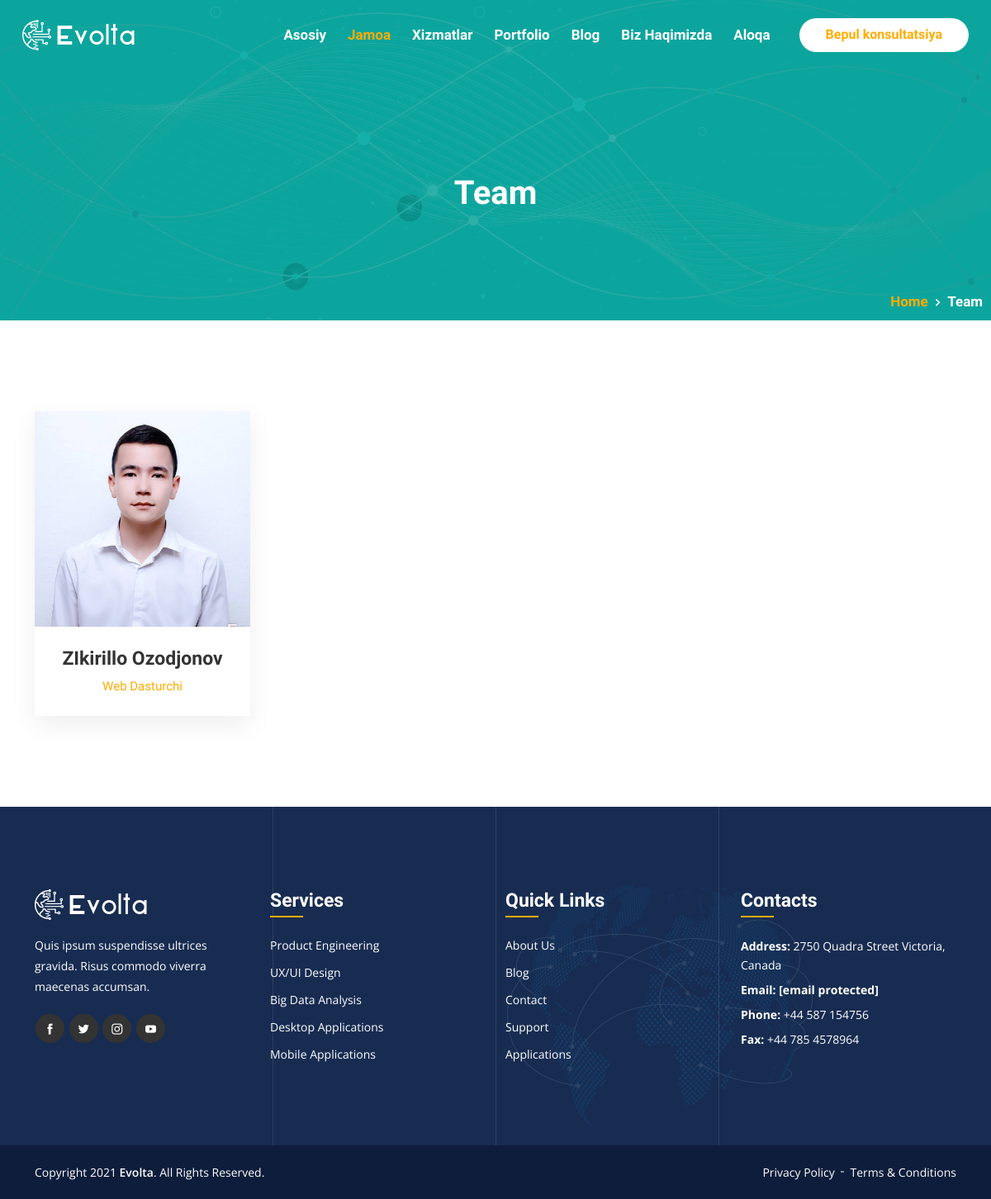
Page /team/ on the committed database.
### home/models.py (models this page shows, shortened)
class Team(models.Model):
    name = models.CharField('Ism Familya', max_length=200)
    category = models.CharField('Kasbi', max_length=300)
    image = models.ImageField('Rasmi', upload_to='images/')
    phone = models.CharField('Telefon raqami', max_length=100)
    instagram = models.CharField(blank=True, max_length=100)
    telegram = models.CharField(blank=True, max_length=100)
    class Meta:
        verbose_name = "Jamoa"
        verbose_name_plural = "Jamoa"
    def image_tag(self):
        return mark_safe('<img src="{}" height="50">'.format(self.image.url))
    image_tag.short_description = 'Image'

### home/views.py (the view)
# urls.py: path('team/', views.team, name='team'),
def team(request):
    return render(request, 'team/base.html')

### home/context.py (called while the page is built)
def total(request):
    total_latest = Total.objects.all().order_by('-id')[:1]
    context = {
        'total_latest': total_latest,
    }
    return context

def teamview(request):
    team_latest = Team.objects.all().order_by('-id')[:25]
    context = {
        'team_latest': team_latest,
    }
    return context

def portfolioview(request):
    portfolio_latest = Portfolio.objects.all().order_by('-id')[:25]
    context = {
        'portfolio_latest': portfolio_latest,
    }
    return context

### home/templates/team/base.html (shortened to what this page needs)
<!doctype html>
{% load static %}
<html lang="en">
<head>
    <link rel="stylesheet" href="{% static 'assets/css/bootstrap.min.css' %}">
    <link rel="stylesheet" href="{% static 'assets/css/animate.min.css' %}">
    <link rel="stylesheet" href="{% static 'assets/css/fontawesome.min.css' %}">
    <link rel="stylesheet" href="{% static 'assets/css/boxicons.min.css' %}">
    <link rel="stylesheet" href="{% static 'assets/css/flaticon.css' %}">
    <link rel="stylesheet" href="{% static 'assets/css/owl.carousel.min.css' %}">
    <link rel="stylesheet" href="{% static 'assets/css/owl.theme.default.min.css' %}">
    <link rel="stylesheet" href="{% static 'assets/css/magnific-popup.min.css' %}">
    <link rel="stylesheet" href="{% static 'assets/css/nice-select.css' %}">
    <link rel="stylesheet" href="{% static 'assets/css/meanmenu.css' %}">
    <link rel="stylesheet" href="{% static 'assets/css/progresscircle.min.css' %}">
    <link rel="stylesheet" href="{% static 'assets/css/style.css' %}">
    <link rel="stylesheet" href="{% static 'assets/css/responsive.css' %}">
</head>
<body>
{% block header %}{% include 'components/header/team/header.html' %}{% endblock %}
{% block index %}{% include 'team/team.html' %}{% endblock %}
{% block footer %}{% include 'components/footer.html' %}{% endblock %}
</body>
</html>

### home/templates/components/header/team/header.html (shortened to what this page needs)
{% load static %}
<div class="navbar-area">
    <div class="evolta-nav">
        <div class="container-fluid">
            <nav class="navbar navbar-expand-md navbar-light">
                <a class="navbar-brand" href="{% url 'index' %}">
                    <img src="{% static 'assets/img/white-logo.png' %}" alt="logo">
                </a>
                <div class="collapse navbar-collapse mean-menu" id="navbarSupportedContent">
                    <ul class="navbar-nav">
                        <li class="nav-item"><a href="{% url 'index' %}" class="nav-link">Asosiy </a>
                        </li>
                        <li class="nav-item"><a href="{% url 'team' %}" class="nav-link active">Jamoa</a></li>
                        <li class="nav-item"><a href="{% url 'services' %}" class="nav-link">Xizmatlar</a></li>
                        <li class="nav-item"><a href="{% url 'portfolio' %}" class="nav-link">Portfolio</a></li>
                        <li class="nav-item"><a href="{% url 'blog' %}" class="nav-link">Blog</a></li>
                        <li class="nav-item"><a href="{% url 'about' %}" class="nav-link">Biz haqimizda</a></li>
                        <li class="nav-item"><a href="{% url 'contact' %}" class="nav-link">Aloqa</a></li>
                    </ul>
                    <div class="others-options">
                        <a href="{% url 'contact' %}" class="btn btn-primary">Bepul konsultatsiya</a>
                    </div>
                </div>
            </nav>
        </div>
    </div>
</div>

### home/templates/team/team.html (shortened to what this page needs)
{% load static %}
<div class="page-title-area">
    <div class="container">
        <div class="page-title-content">
            <h2>Team</h2>
            <ul>
                <li><a href="#">Home</a></li>
                <li>Team</li>
            </ul>
        </div>
    </div>
</div>
<section class="team-area ptb-110">
    <div class="container">
        <div class="row">
            {% for rs in team_latest %}
                <div class="col-lg-3 col-md-6 col-sm-6">
                    <div class="single-team-box">
                        <div class="image">
                            <img src="{{ rs.image.url }}" alt="team">
                        </div>
                        <div class="content">
                            <h3>{{ rs.name }}</h3>
                            <span>{{ rs.category }}</span>
                        </div>
                    </div>
                </div>
            {% endfor %}
        </div>
    </div>
</section>

### home/templates/components/footer.html (shortened to what this page needs)
{% load static %}
<footer class="footer-area">
    <div class="container">
        <div class="row">
            <div class="col-lg-3 col-md-6 col-sm-6">
                <div class="single-footer-widget">
                    <div class="logo">
                        <a href="#"><img src="{% static 'assets/img/white-logo.png' %}" alt="image"></a>
                        <p>Quis ipsum suspendisse ultrices gravida. Risus commodo viverra maecenas accumsan.</p>
                    </div>
                    <ul class="social">
                        <li><a href="#" target="_blank"><i class="flaticon-facebook-letter-logo"></i></a></li>
                        <li><a href="#" target="_blank"><i class="flaticon-twitter-black-shape"></i></a></li>
                        <li><a href="#" target="_blank"><i class="flaticon-instagram-logo"></i></a></li>
                        <li><a href="#" target="_blank"><i class="flaticon-youtube"></i></a></li>
                    </ul>
                </div>
            </div>
            <div class="col-lg-3 col-md-6 col-sm-6">
                <div class="single-footer-widget">
                    <h3>Services</h3>
                    <ul class="footer-services-list">
                        <li><a href="#">Product Engineering</a></li>
                        <li><a href="#">UX/UI Design</a></li>
                        <li><a href="#">Big Data Analysis</a></li>
                        <li><a href="#">Desktop Applications</a></li>
                        <li><a href="#">Mobile Applications</a></li>
                    </ul>
                </div>
            </div>
            <div class="col-lg-3 col-md-6 col-sm-6">
                <div class="single-footer-widget">
                    <h3>Quick Links</h3>
                    <ul class="quick-links-list">
                        <li><a href="#">About Us</a></li>
                        <li><a href="#">Blog</a></li>
                        <li><a href="#">Contact</a></li>
                        <li><a href="#">Support</a></li>
                        <li><a href="#">Applications</a></li>
                    </ul>
                </div>
            </div>
            <div class="col-lg-3 col-md-6 col-sm-6">
                <div class="single-footer-widget">
                    <h3>Contacts</h3>
                    <ul class="footer-contact-list">
                        <li><span>Address:</span> 2750 Quadra Street Victoria, Canada</li>
                        <li><span>Email:</span> <a href="#"><span class="__cf_email__"
                                                                  data-cfemail="3e5b4851524a5f7e59535f5752105d5153">[email&#160;protected]</span></a>
                        </li>
                        <li><span>Phone:</span> <a href="#">+44 587 154756</a></li>
                        <li><span>Fax:</span> <a href="#">+44 785 4578964</a></li>
                    </ul>
                </div>
            </div>
        </div>
    </div>
    <div class="copyright-area">
        <div class="container">
            <div class="row align-items-center">
                <div class="col-lg-6 col-md-6 col-sm-6">
                    <p>Copyright 2021 <a href="#">Evolta</a>. All Rights Reserved.</p>
                </div>
                <div class="col-lg-6 col-md-6 col-sm-6">
                    <ul>
                        <li><a href="#">Privacy Policy</a></li>
                        <li><a href="#">Terms & Conditions</a></li>
                    </ul>
                </div>
            </div>
        </div>
    </div>
    <div class="circle-map"><img src="{% static 'assets/img/circle-map.png' %}" alt="image"></div>
    <div class="lines">
    </div>
</footer>

### rows in the picture
Team: image (picture), name "ZIkirillo Ozodjonov", category "Web Dasturchi"
